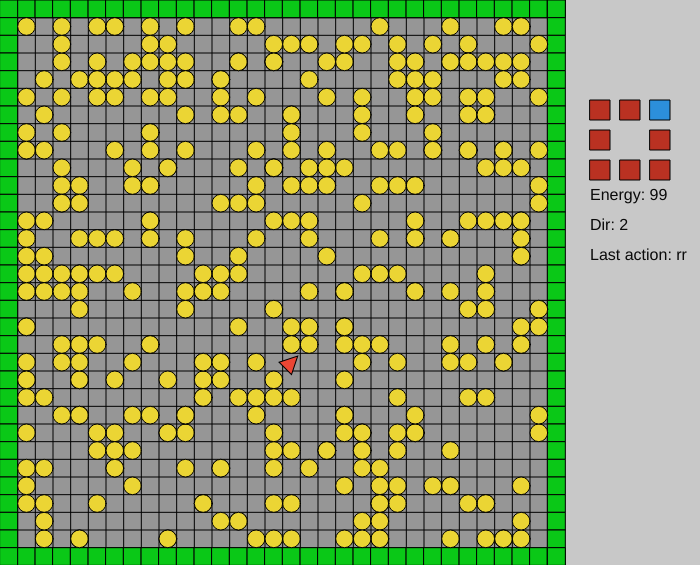
Frame 1 (no input)
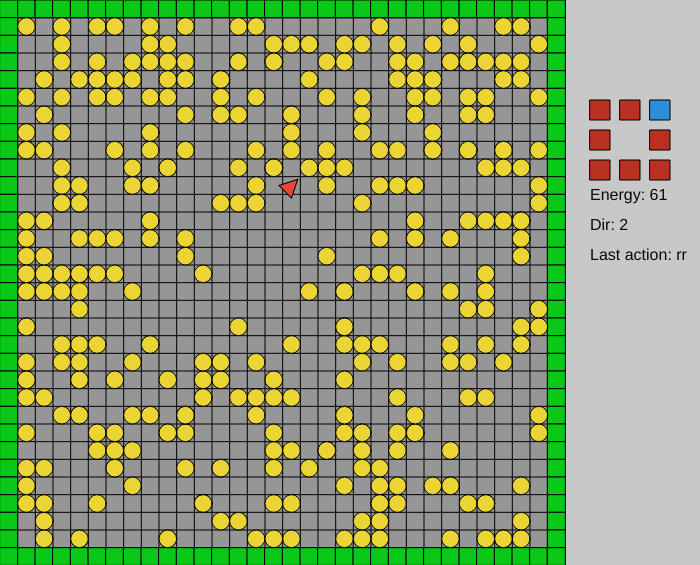
Frame 60 (no input)
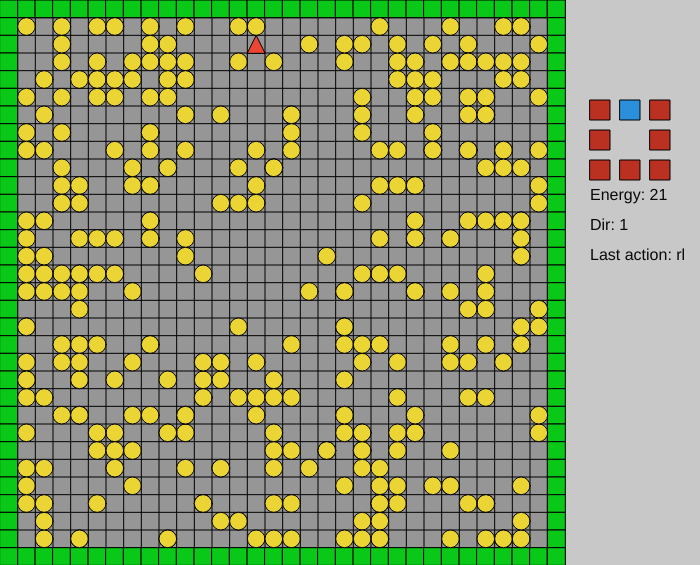
Frame 120 (the mouse pressed at the canvas centre since frame 60)

The p5.js sketch that drew these frames (run headless with seeded random() and noise() and a simulated clock; from frame 60 on, the mouse is pressed at the canvas centre):

// p5.js sketch
// ── sketch.js
const s = 530/30
let foods = []
let walls = []
let agent
function setup() {
    createCanvas(700, 530+(2*s))
    frameRate(100)
    for(let i = 0; i < 32; i++){
        walls.push({x: i, y: 0})
        walls.push({x: i, y: 31})
    }
    for(let i = 0; i < 32; i++){
        walls.push({x: 0, y: i})
        walls.push({x: 31, y: i})
    }

    for(let i = 0; i < 400; i++)
        foods[i] = new Comida(Math.floor(Math.random() * 30)+1,
        Math.floor(Math.random() * 30)+1,
        s)
    agent = new Agent(16, 20, s, 100)
}

function draw() {
    background(200)
    angleMode(DEGREES)
    fill(150)
    rect(s, s, 530, 530)

    // sensorDisplay()
    gridDisplay()

    // if(agent.energy > 0){
        agent.action(foods, walls)
        agent.sensorDisplay()
    // }
    fill(10)
    textSize(16)
    text('Energy: '+agent.energy, 590, 200)
    text('Dir: '+agent.internal_state.direction, 590, 230)
    text('Last action: '+agent.internal_state.last_action, 590, 260)
    for(let i = 0; i < foods.length; i++)
        foods[i].draw()
    agent.draw()

    if(foods.length === 0)
        resetFood()


    translate(0, 0)

}

function gridDisplay(){
    for(let i = 1; i <= 30; i++){
        fill(100)
        line(s, i*s, 530+s, i*s)
        line(i*s, s, i*s, 530+s)
    }

    for(let i = 0; i<walls.length; i++){
        fill(10, 200, 23)
        rect(walls[i].x*s, walls[i].y*s, s, s)
    }
}

function resetFood(){
    for(let i = 0; i < 400; i++)
        foods[i] = new Comida(Math.floor(Math.random() * 30)+1,
        Math.floor(Math.random() * 30)+1,
        s)
}
// ── Agent.js
class Agent{
    constructor(ini_x,ini_y, l, ini_energy){
        this.x = ini_x
        this.y = ini_y
        this.l = l
        this.angle = 0
        this.energy = ini_energy
        this.internal_state = {
            direction: 1,
            last_action: 'mf', // mf, rl, rr
            n_steps_after_last_food: 0
        }
        this.max_n_steps = Math.round(Math.random() * (30-6))+6
        this.sensors = [
            {state: false, pos: null, type: null},
            {state: false, pos: null, type: null},
            {state: false, pos: null, type: null},
            {state: false, pos: null, type: null},
            {state: false, pos: null, type: null},
            {state: false, pos: null, type: null},
            {state: false, pos: null, type: null},
            {state: false, pos: null, type: null}
        ]
    }

    draw(){
        translate(this.x*this.l+this.l/2, this.y*this.l+this.l/2)
        rotate(this.angle)
        fill(235, 70, 52)
        triangle(-this.l/2, this.l/2, 0, -this.l/2, this.l/2,this.l/2)
    }

    perception(food, walls){
        let new_perception = [
            {state: false, pos: null, type: null},
            {state: false, pos: null, type: null},
            {state: false, pos: null, type: null},
            {state: false, pos: null, type: null},
            {state: false, pos: null, type: null},
            {state: false, pos: null, type: null},
            {state: false, pos: null, type: null},
            {state: false, pos: null, type: null}
        ]

        for(let i = 0; i<food.length; i++){
            const pos_dif = {
                x: food[i].x-this.x,
                y: food[i].y-this.y
            }

            if(pos_dif.x === -1){
                switch(pos_dif.y){
                    case -1:
                        new_perception[0].state = true
                        new_perception[0].pos = i
                        new_perception[0].type = 'food'
                        console.log("=> ", i)
                        return new_perception
                    case 0:
                        new_perception[7].state = true
                        new_perception[7].pos = i
                        new_perception[7].type = 'food'
                        console.log("=> ", i)
                        return new_perception
                    case 1:
                        new_perception[6].state = true
                        new_perception[6].pos = i
                        new_perception[6].type = 'food'
                        console.log("=> ", i)
                        return new_perception
                }
            }else if(pos_dif.x === 1){
                switch(pos_dif.y){
                    case -1:
                        new_perception[2].state = true
                        new_perception[2].pos = i
                        new_perception[2].type = 'food'
                        console.log("=> ", i)
                        return new_perception
                    case 0:
                        new_perception[3].state = true
                        new_perception[3].pos = i
                        new_perception[3].type = 'food'
                        console.log("=> ", i)
                        return new_perception
                    case 1:
                        new_perception[4].state = true
                        new_perception[4].pos = i
                        new_perception[4].type = 'food'
                        console.log("=> ", i)
                        return new_perception
                }
            }else if(pos_dif.x === 0){
                switch(pos_dif.y){
                    case -1:
                        new_perception[1].state = true
                        new_perception[1].pos = i
                        new_perception[1].type = 'food'
                        console.log("=> ", i)
                        return new_perception
                    case 1:
                        new_perception[5].state = true
                        new_perception[5].pos = i
                        new_perception[5].type = 'food'
                        console.log("=> ", i)
                        return new_perception
                }
            }
        }

        for(let i = 0; i<walls.length; i++){
            const pos_dif = {
                x: walls[i].x-this.x,
                y: walls[i].y-this.y
            }

            if(pos_dif.x === -1){
                switch(pos_dif.y){
                    case -1:
                        new_perception[0].state = true
                        new_perception[0].type = 'wall'
                        break
                    case 0:
                        new_perception[7].state = true
                        new_perception[7].type = 'wall'
                        break
                    case 1:
                        new_perception[6].state = true
                        new_perception[6].type = 'wall'
                        break
                }
            }else if(pos_dif.x === 1){
                switch(pos_dif.y){
                    case -1:
                        new_perception[2].state = true
                        new_perception[2].type = 'wall'
                        break
                    case 0:
                        new_perception[3].state = true
                        new_perception[3].type = 'wall'
                        break
                    case 1:
                        new_perception[4].state = true
                        new_perception[4].type = 'wall'
                        break
                }
            }else if(pos_dif.x === 0){
                switch(pos_dif.y){
                    case -1:
                        new_perception[1].state = true
                        new_perception[1].type = 'wall'
                        break
                    case 1:
                        new_perception[5].state = true
                        new_perception[5].type = 'wall'
                        break
                }
            }
        }

        return new_perception
    }

    action(food, walls){
        this.sensors = this.perception(food, walls)

        if(this.sensors[this.internal_state.direction].type === 'wall'){
            if(this.sensors[this.internal_state.direction].state){
                const left_sensors_sum = this.sensors[this.calcSensorPos(this.internal_state.direction, -1)].state + this.sensors[this.calcSensorPos(this.internal_state.direction, -2)].state
                const right_sensors_sum = this.sensors[this.calcSensorPos(this.internal_state.direction, 1)].state + this.sensors[this.calcSensorPos(this.internal_state.direction, 2)].state
                const sensors_dif = left_sensors_sum - right_sensors_sum
                switch(sensors_dif){
                    case 0:
                    case -1:
                    case -2:
                        this.rotate_left()
                        break
                    case 1:
                    case 2:
                        this.rotate_right()
                        break
                }
            }
        }else{
                if(this.sensors[this.internal_state.direction].state
                    && this.sensors[this.internal_state.direction].type === 'food'){
                    this.move_forward()
                    this.eat(this.sensors[this.internal_state.direction].pos, food)
                }else if(this.sensors[this.calcSensorPos(this.internal_state.direction, -1)].state
                    && this.sensors[this.calcSensorPos(this.internal_state.direction, -1)].type === 'food'){
                    this.rotate_left()
                }else if(this.sensors[this.calcSensorPos(this.internal_state.direction, 1)].state
                    && this.sensors[this.calcSensorPos(this.internal_state.direction, 1)].type === 'food'){
                    this.rotate_right()
                }else if(this.sensors[this.calcSensorPos(this.internal_state.direction, -2)].state
                    && this.sensors[this.calcSensorPos(this.internal_state.direction, -2)].type === 'food'){
                    this.rotate_left()
                }else if(this.sensors[this.calcSensorPos(this.internal_state.direction, 2)].state
                    && this.sensors[this.calcSensorPos(this.internal_state.direction, 2)].type === 'food'){
                    this.rotate_right()
                }else if(this.sensors[this.calcSensorPos(this.internal_state.direction, -3)].state
                    && this.sensors[this.calcSensorPos(this.internal_state.direction, -3)].type === 'food'){
                    this.rotate_left()
                }else if(this.sensors[this.calcSensorPos(this.internal_state.direction, 3)].state
                    && this.sensors[this.calcSensorPos(this.internal_state.direction, 3)].type === 'food'){
                    this.rotate_right()
                }else if(this.sensors[this.calcSensorPos(this.internal_state.direction, 4)].state
                    && this.sensors[this.calcSensorPos(this.internal_state.direction, 4)].type === 'food'){
                    if(this.internal_state.last_action === 'rl')
                        this.rotate_left()
                    else
                        this.rotate_right()
                }else{
                    console.log("SENSORS => ",(this.sensors[this.internal_state.direction].state
                            && this.sensors[this.internal_state.direction].type === 'food'),
                        (this.sensors[this.calcSensorPos(this.internal_state.direction, -1)].state
                            && this.sensors[this.calcSensorPos(this.internal_state.direction, -1)].type === 'food'),
                        (this.sensors[this.calcSensorPos(this.internal_state.direction, 1)].state
                            && this.sensors[this.calcSensorPos(this.internal_state.direction, 1)].type === 'food'),
                        (this.sensors[this.calcSensorPos(this.internal_state.direction, -2)].state
                            && this.sensors[this.calcSensorPos(this.internal_state.direction, -2)].type === 'food'),
                        (this.sensors[this.calcSensorPos(this.internal_state.direction, 2)].state
                            && this.sensors[this.calcSensorPos(this.internal_state.direction, 2)].type === 'food'),
                        (this.sensors[this.calcSensorPos(this.internal_state.direction, -3)].state
                            && this.sensors[this.calcSensorPos(this.internal_state.direction, -3)].type === 'food'),
                        (this.sensors[this.calcSensorPos(this.internal_state.direction, 3)].state
                            && this.sensors[this.calcSensorPos(this.internal_state.direction, 3)].type === 'food'),
                        (this.sensors[this.calcSensorPos(this.internal_state.direction, 4)].state
                            && this.sensors[this.calcSensorPos(this.internal_state.direction, 4)].type === 'food')
                        
                    )
                    if(this.internal_state.n_steps_after_last_food < this.max_n_steps){
                        this.move_forward()
                    }else{
                        if(this.sensors[this.calcSensorPos(this.internal_state.direction, 2)].state){
                            this.rotate_left()
                        }else if(this.sensors[this.calcSensorPos(this.internal_state.direction, -2)].state){
                            this.rotate_right()
                        }else{
                            this.rotate_left()
                        }
                        this.internal_state.n_steps_after_last_food = 0
                    }
                }
        }
    }

    rotate_left(){
        if(this.angle === -180)
            this.angle = 180

        if(this.angle === -135)
            this.angle = 180
        else
            this.angle -= 45

        if(this.internal_state.direction === 0)
            this.internal_state.direction = 7
        else this.internal_state.direction--

        this.energy--
        this.internal_state.last_action = 'rl'
        this.max_n_steps = Math.round(Math.random() * (30-6))+6
    }

    rotate_right(){
        if(this.angle === 180)
            this.angle = -180

        if(this.angle === 135)
            this.angle = -180
        else
            this.angle += 45

        if(this.internal_state.direction === 7)
            this.internal_state.direction = 0
        else this.internal_state.direction++

        this.energy--
        this.internal_state.last_action = 'rr'
        this.max_n_steps = Math.round(Math.random() * (30-6))+6
    }

    move_forward(){
        switch(this.angle){
            case 0:
                this.y--
                break
            case 45:
                this.y--
                this.x++
                break
            case -45:
                this.y--
                this.x--
                break
            case 90:
                this.x++
                break
            case -90:
                this.x--
                break
            case 135:
                this.y++
                this.x++
                break
            case -135:
                this.y++
                this.x--
                break
            case -180:
            case 180:
                this.y++
                break
        }

        this.energy--
        this.internal_state.n_steps_after_last_food++
        this.internal_state.last_action = 'mf'
    }

    eat(pos, food){
        let b = food.length
        food.splice(pos, 1)
        this.energy++
        this.internal_state.n_steps_after_last_food = 0
        console.log("EATEN ", b, food.length)
    }

    calcSensorPos(pos, offset){
        if(Math.abs(offset) > pos && pos+offset < 0 && offset < 0)
            return 8+(pos+offset)
        else if(pos+offset > 7 && pos-offset >= 0)
            return (pos+offset)-8
        else return pos+offset
    }


    sensorDisplay(){
        this.getSensorColor(0)
        rect(590, 100, 20, 20)
        this.getSensorColor(1)
        rect(620, 100, 20, 20)
        this.getSensorColor(2)
        rect(650, 100, 20, 20)

        this.getSensorColor(7)
        rect(590, 130, 20, 20)
        this.getSensorColor(3)
        rect(650, 130, 20, 20)

        this.getSensorColor(6)
        rect(590, 160, 20, 20)
        this.getSensorColor(5)
        rect(620, 160, 20, 20)
        this.getSensorColor(4)
        rect(650, 160, 20, 20)
    }

    getSensorColor(sensor){
        if(this.sensors[sensor].state){
            if(this.sensors[sensor].type === 'food')
                fill(44, 143, 219)
            else if(this.sensors[sensor].type === 'wall')
                fill(132, 209, 69)
        }else
            fill(186, 49, 34)

    }

}
// ── Comida.js
class Comida{
    constructor(ini_x, ini_y, l){
        this.x = ini_x
        this.y = ini_y
        this.l = l
    }

    draw(){
        fill(235, 213, 52)
        ellipse(this.x*this.l+this.l/2, this.y*this.l+this.l/2, this.l, this.l)
    }
}
